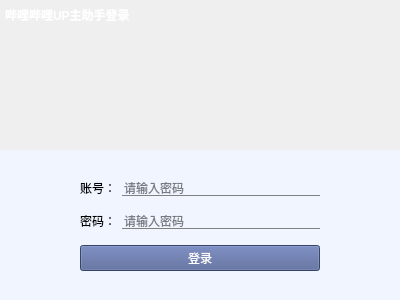
<?xml version="1.0" encoding="UTF-8"?>
<ui version="4.0">
 <class>Dialog</class>
 <widget class="QDialog" name="Dialog">
  <property name="geometry">
   <rect>
    <x>0</x>
    <y>0</y>
    <width>400</width>
    <height>300</height>
   </rect>
  </property>
  <property name="windowTitle">
   <string>Dialog</string>
  </property>
  <layout class="QVBoxLayout" name="verticalLayout">
   <property name="spacing">
    <number>0</number>
   </property>
   <property name="leftMargin">
    <number>0</number>
   </property>
   <property name="topMargin">
    <number>0</number>
   </property>
   <property name="rightMargin">
    <number>0</number>
   </property>
   <property name="bottomMargin">
    <number>0</number>
   </property>
   <item>
    <widget class="QWidget" name="widget" native="true">
     <layout class="QVBoxLayout" name="verticalLayout_2" stretch="1,1">
      <property name="spacing">
       <number>0</number>
      </property>
      <property name="leftMargin">
       <number>0</number>
      </property>
      <property name="topMargin">
       <number>0</number>
      </property>
      <property name="rightMargin">
       <number>0</number>
      </property>
      <property name="bottomMargin">
       <number>0</number>
      </property>
      <item>
       <widget class="QWidget" name="widget_top" native="true">
        <property name="styleSheet">
         <string notr="true">QWidget#widget_top{border-image:url(:/images/22332.png);border-top-left-radius:2px;border-top-right-radius:2px;}</string>
        </property>
        <layout class="QVBoxLayout" name="verticalLayout_3">
         <property name="leftMargin">
          <number>5</number>
         </property>
         <property name="topMargin">
          <number>0</number>
         </property>
         <property name="rightMargin">
          <number>5</number>
         </property>
         <property name="bottomMargin">
          <number>0</number>
         </property>
         <item>
          <widget class="QWidget" name="widget_2" native="true">
           <property name="minimumSize">
            <size>
             <width>0</width>
             <height>30</height>
            </size>
           </property>
           <property name="maximumSize">
            <size>
             <width>16777215</width>
             <height>30</height>
            </size>
           </property>
           <layout class="QHBoxLayout" name="horizontalLayout">
            <property name="leftMargin">
             <number>0</number>
            </property>
            <property name="topMargin">
             <number>0</number>
            </property>
            <property name="rightMargin">
             <number>0</number>
            </property>
            <property name="bottomMargin">
             <number>0</number>
            </property>
            <item>
             <widget class="QLabel" name="label">
              <property name="minimumSize">
               <size>
                <width>0</width>
                <height>30</height>
               </size>
              </property>
              <property name="maximumSize">
               <size>
                <width>16777215</width>
                <height>30</height>
               </size>
              </property>
              <property name="font">
               <font>
                <weight>75</weight>
                <bold>true</bold>
               </font>
              </property>
              <property name="styleSheet">
               <string notr="true">QLabel{color:white}</string>
              </property>
              <property name="text">
               <string>哔哩哔哩UP主助手登录</string>
              </property>
             </widget>
            </item>
            <item>
             <spacer name="horizontalSpacer">
              <property name="orientation">
               <enum>Qt::Horizontal</enum>
              </property>
              <property name="sizeHint" stdset="0">
               <size>
                <width>181</width>
                <height>20</height>
               </size>
              </property>
             </spacer>
            </item>
            <item>
             <widget class="QPushButton" name="pushButton_close">
              <property name="minimumSize">
               <size>
                <width>30</width>
                <height>30</height>
               </size>
              </property>
              <property name="maximumSize">
               <size>
                <width>30</width>
                <height>30</height>
               </size>
              </property>
              <property name="toolTip">
               <string>&lt;html&gt;&lt;head/&gt;&lt;body&gt;&lt;p&gt;关闭&lt;/p&gt;&lt;/body&gt;&lt;/html&gt;</string>
              </property>
              <property name="styleSheet">
               <string notr="true">QPushButton{background:Transparent;text-align: left;color:white;border:0px solid grey;}QPushButton:hover{background-color:rgba(255,255,255, 0.8);}</string>
              </property>
              <property name="text">
               <string/>
              </property>
             </widget>
            </item>
           </layout>
          </widget>
         </item>
         <item>
          <spacer name="verticalSpacer">
           <property name="orientation">
            <enum>Qt::Vertical</enum>
           </property>
           <property name="sizeHint" stdset="0">
            <size>
             <width>20</width>
             <height>40</height>
            </size>
           </property>
          </spacer>
         </item>
        </layout>
       </widget>
      </item>
      <item>
       <widget class="QWidget" name="widget_down" native="true">
        <property name="styleSheet">
         <string notr="true">QWidget#widget_down{background:#F0F5FF;border-bottom-left-radius:2px;border-bottom-right-radius:2px}</string>
        </property>
        <layout class="QGridLayout" name="gridLayout">
         <property name="leftMargin">
          <number>80</number>
         </property>
         <property name="topMargin">
          <number>20</number>
         </property>
         <property name="rightMargin">
          <number>80</number>
         </property>
         <property name="bottomMargin">
          <number>20</number>
         </property>
         <item row="0" column="0">
          <widget class="QLabel" name="label_2">
           <property name="text">
            <string>账号：</string>
           </property>
          </widget>
         </item>
         <item row="0" column="1">
          <widget class="QLineEdit" name="lineEdit_user">
           <property name="styleSheet">
            <string notr="true">QLineEdit{background:Transparent;border-width:1px;border-radius:0px;font-size:12px;color:black;border-bottom:1px solid gray;}
       QLineEdit:hover{border-width:1px;border-radius:0px;font-size:12px;color:black;border-bottom:1px solid rgb(70,200,50);}</string>
           </property>
           <property name="placeholderText">
            <string>请输入密码</string>
           </property>
          </widget>
         </item>
         <item row="1" column="0">
          <widget class="QLabel" name="label_3">
           <property name="text">
            <string>密码：</string>
           </property>
          </widget>
         </item>
         <item row="1" column="1">
          <widget class="QLineEdit" name="lineEdit_passwd">
           <property name="styleSheet">
            <string notr="true">QLineEdit{background:Transparent;border-width:1px;border-radius:0px;font-size:12px;color:black;border-bottom:1px solid gray;}
       QLineEdit:hover{border-width:1px;border-radius:0px;font-size:12px;color:black;border-bottom:1px solid rgb(70,200,50);}</string>
           </property>
           <property name="echoMode">
            <enum>QLineEdit::Password</enum>
           </property>
           <property name="placeholderText">
            <string>请输入密码</string>
           </property>
          </widget>
         </item>
         <item row="2" column="0" colspan="2">
          <widget class="QPushButton" name="pushButton_login">
           <property name="styleSheet">
            <string notr="true">QPushButton{background-color:#4D5E92;color:white;}
QPushButton:hover{background-color:rgba(84,129,189, 0.8);}</string>
           </property>
           <property name="text">
            <string>登录</string>
           </property>
          </widget>
         </item>
        </layout>
       </widget>
      </item>
     </layout>
    </widget>
   </item>
  </layout>
 </widget>
 <resources>
  <include location="resources.qrc"/>
 </resources>
 <connections/>
</ui>
